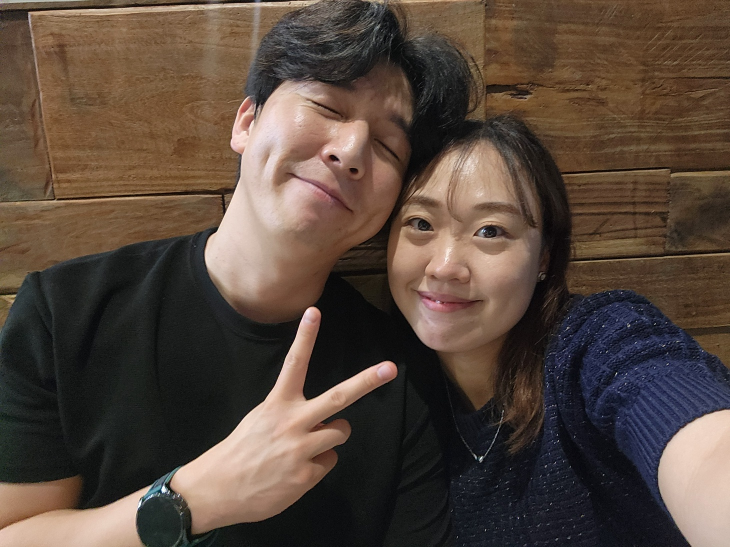
#> input picture testOpenCV/images/jinny.jpg, 1459 x 1094 px (shown at 1/2 size)
$ python image_show.py
#> lines starting #> are read from the running program, lines starting #| are printed output that depends on the picture
# image_show.py
# opencv 로 이미지파일 불러오기

import cv2
import sys

# 상대경로 사용 가능함
img = cv2.imread('./images/jinny.jpg')
#> img is the input picture: shape (1094, 1459, 3); mean B, G, R 60.8, 71.3, 86.9

if img is None:
    print('image load fail')
    sys.exit()

# fx와 fy는 각각 x축과 y축의 비율을 나타냅니다.
resized_img = cv2.resize(img, None, fx=0.5, fy=0.5, interpolation=cv2.INTER_AREA)
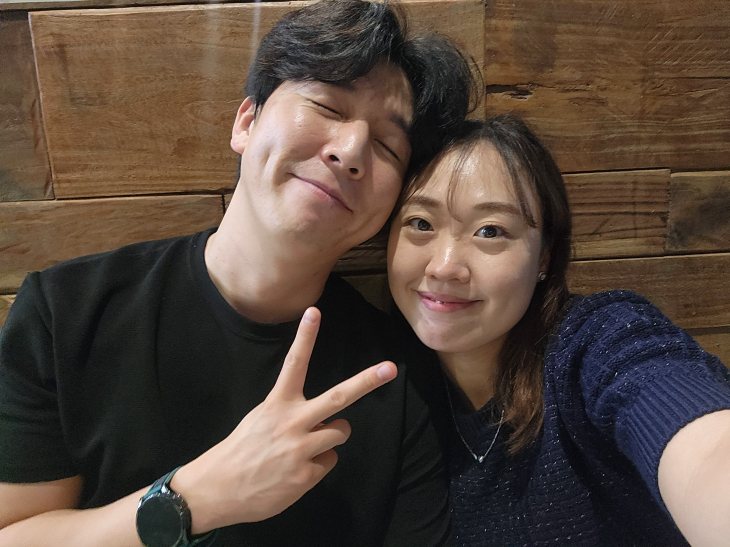
#> resized_img: shape (547, 730, 3); mean B, G, R 60.9, 71.4, 87.1

print(img.shape)    # (480, 640, 3) => (height, width, channel) 행렬임
#| (1094, 1459, 3)
print(type(img))    # <class 'numpy.ndarray'> (이미지가 행렬로 읽혀짐)
#| <class 'numpy.ndarray'>

# 이미지(영상) 화면 출력
cv2.namedWindow('imgshow')      # 실행시 나타날 윈도우 창 이름 지정
#cv2.imshow('imgshow',img)   # 창이름이 imgshow 인 창에 img 띄우기
cv2.imshow('imgshow',cv2.Canny(resized_img,100,200))   # 창이름이 imgshow 인 창에 img 띄우기
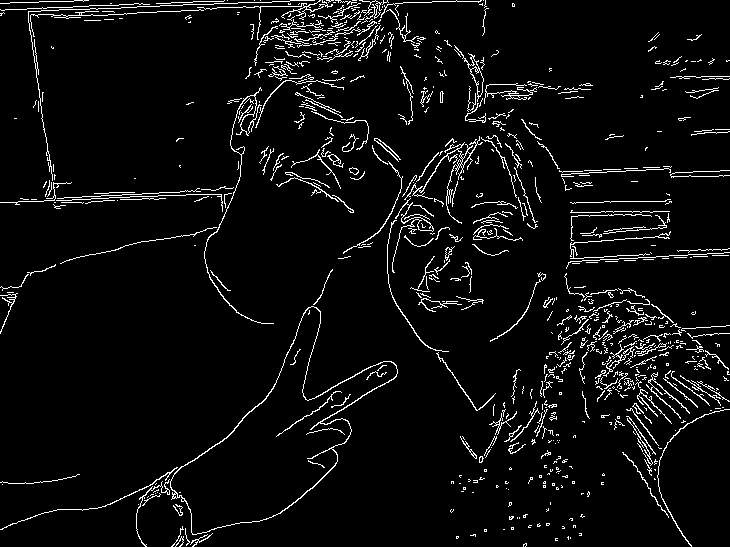
#> window 'imgshow': shape (547, 730); 5.1% white in thin lines or dots

cv2.waitKey()            # 키보드 입력이 있을 때까지 기다림(매개변수가 비어잇으면 아무키나 누르면 창 닫아짐)

# 창 닫으면서 프로그램 종료 처리
cv2.destroyAllWindows()

$ run again, with testOpenCV/images/moo.jpg copied over testOpenCV/images/jinny.jpg
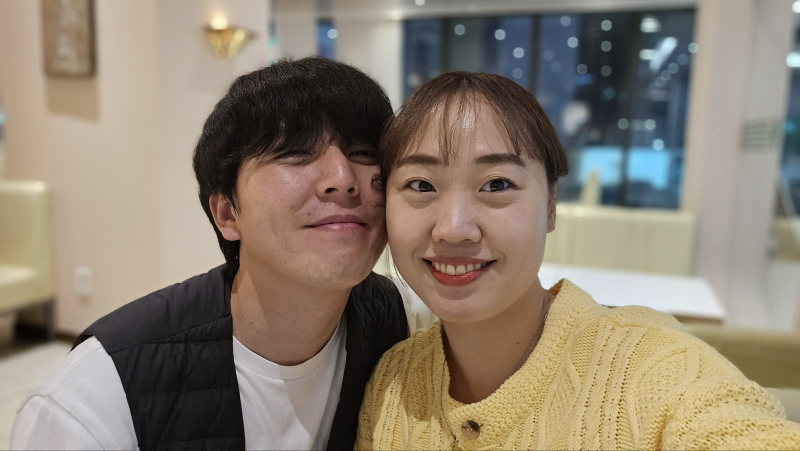
#> input picture testOpenCV/images/moo.jpg, 1600 x 901 px (shown at 1/2 size)
#> img is the input picture: shape (901, 1600, 3); mean B, G, R 112, 127.6, 139.6
#> `resized_img = cv2.resize(img, None, fx=0.5, fy=0.5, interpolation=cv2...`:
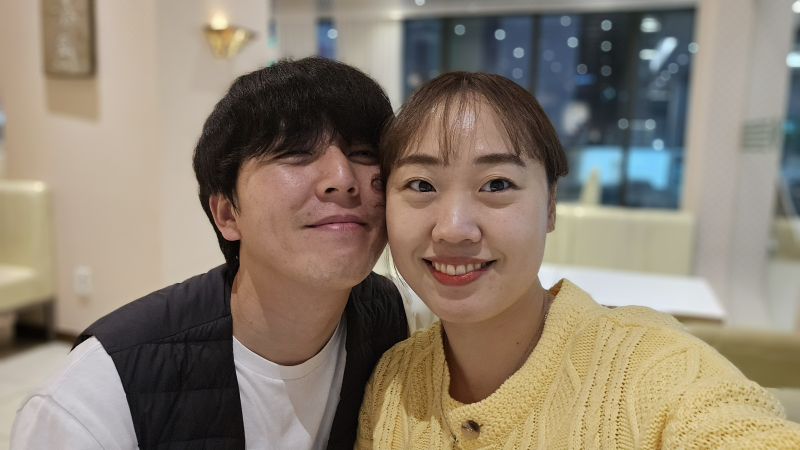
#> resized_img: shape (450, 800, 3); mean B, G, R 112.2, 127.7, 139.7
#| (901, 1600, 3)
#| <class 'numpy.ndarray'>
#> `cv2.imshow('imgshow',cv2.Canny(resized_img,100,200))`:
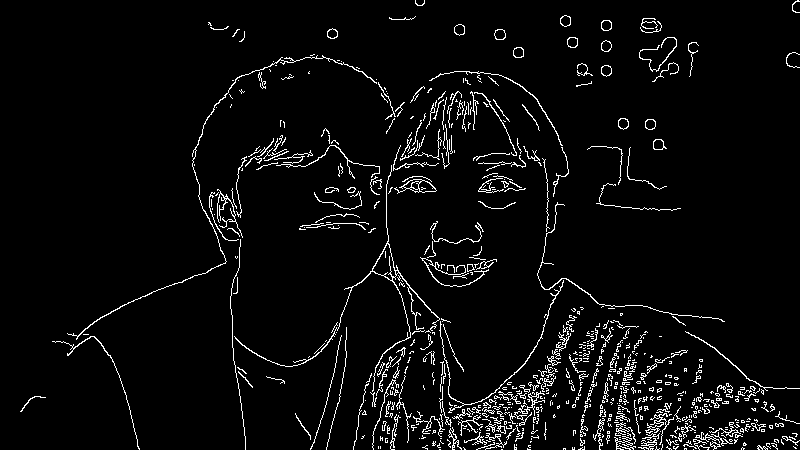
#> window 'imgshow': shape (450, 800); 4.4% white in thin lines or dots

$ run again, with testOpenCV/images/namecard1.jpg copied over testOpenCV/images/jinny.jpg
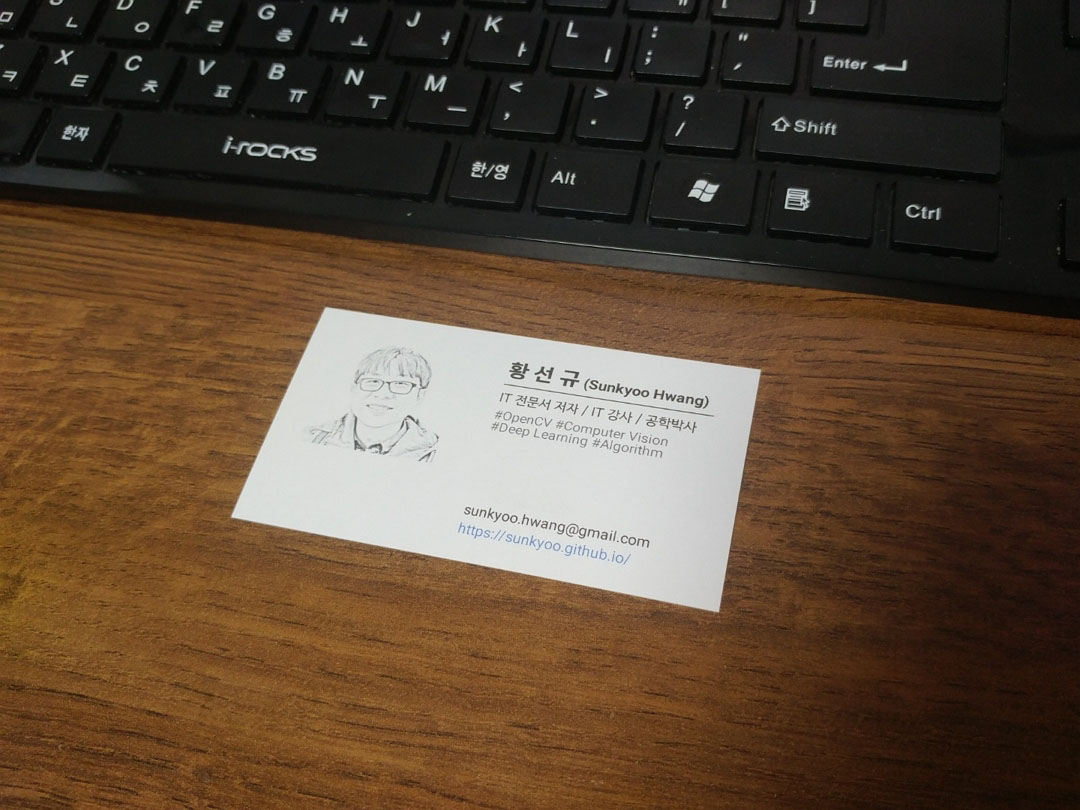
#> input picture testOpenCV/images/namecard1.jpg, 1080 x 810 px
#> img is the input picture: shape (810, 1080, 3); mean B, G, R 53.2, 71.1, 90.7
#| (810, 1080, 3)
#| <class 'numpy.ndarray'>
#> `cv2.imshow('imgshow',cv2.Canny(resized_img,100,200))`:
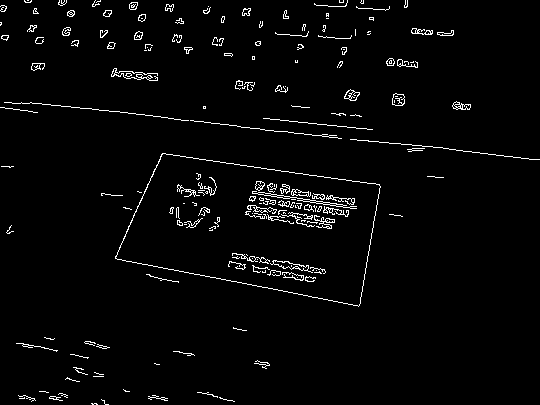
#> window 'imgshow': shape (405, 540); 2.7% white in thin lines or dots
